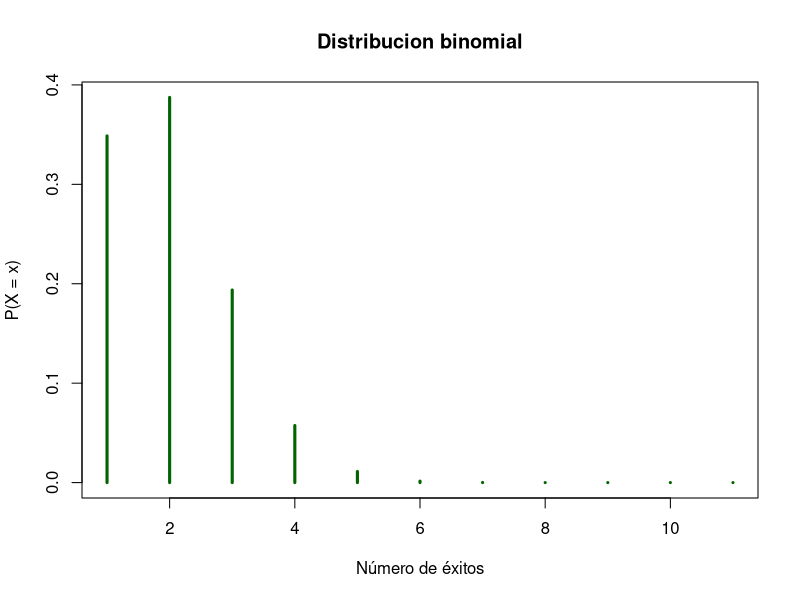

Generate this figure with R:
## ---- chunk 1
plot(dbinom(0:10,10,0.1), main="Distribucion binomial",type = "h", lwd = 3,
     xlab="Número de éxitos",ylab="P(X = x)",col = "darkgreen")
